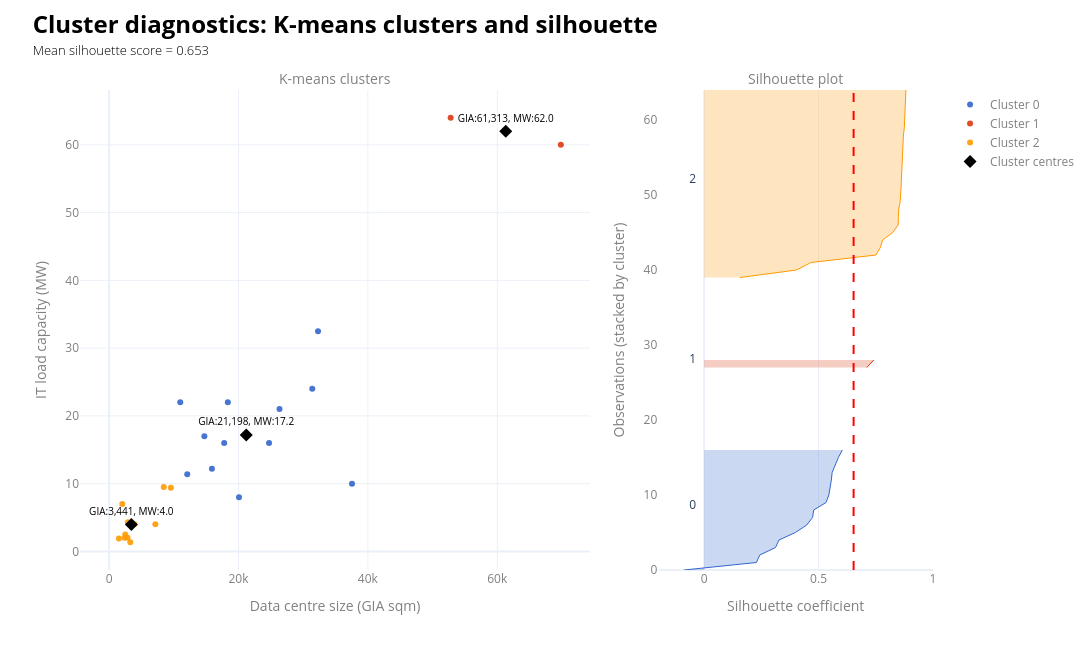

Write notebook code for a chart like this one.
### Markdown cell above
## Cluster Diagnostics

### Code cell
# https://medium.com/@sk.shravan00/k-means-for-3-variables-260d20849730
# https://towardsdatascience.com/best-practices-for-visualizing-your-cluster-results-20a3baac7426/
df_plot = data_ldn_exstg.copy()

xcol = "b8_gia_sqm"
ycol = "it_load_capacity_mw"
clusters_sorted = sorted(df_plot["cluster"].dropna().unique())
palette = px.colors.qualitative.G10
cluster_colour_map = {cl: palette[i % len(palette)] for i, cl in enumerate(clusters_sorted)}

cols_to_show = ["id","current_occupier","lpa_name","data_centre_since", "b8_gia_sqm","b8_total_staff_fte", xcol, ycol]
hovertemplate = "<br>".join([f"{c}: %{{customdata[{i}]}}" for i, c in enumerate(cols_to_show)])
sil_vals = silhouette_samples(X, y)
sil_score = silhouette_score(X, y)

fig = make_subplots(rows=1, cols=2, column_widths=[0.65, 0.35], horizontal_spacing=0.08, subplot_titles=["K-means clusters", "Silhouette plot"],)
# ___________________________________________________________________________________________________________
# LEFT: Scatterplot clusters
for i, cl in enumerate(clusters_sorted):
    d = df_plot[df_plot["cluster"] == cl]
    fig.add_trace(go.Scatter(
            x=d[xcol], y=d[ycol], mode="markers", marker=dict(size=6, color=cluster_colour_map[cl], opacity=0.9),
            name=f"Cluster {int(cl)}",customdata=d[cols_to_show].to_numpy(),hovertemplate=hovertemplate,
        ), row=1, col=1
    )

# Cluster centres
centres_scaled = k_means_optimum.cluster_centers_
centres_unscaled = scaler.inverse_transform(centres_scaled)

fig.add_trace(go.Scatter(
    x=centres_unscaled[:, 0],y=centres_unscaled[:, 1],
    mode="markers+text", marker=dict(size=10, symbol="diamond", color="black"),
    text=[f"GIA:{x:,.0f}, MW:{y:,.1f}" for x, y in zip(centres_unscaled[:, 0], centres_unscaled[:, 1])],
    textposition="top center",textfont=dict(color="black", size=10),
    name="Cluster centres"
))
# # Overlay: enterprise=True (small black dot on top)
# enterprise_mask = (df_plot["enterprise"] == True) 
# # & df_plot["cluster"].notna()

# fig.add_trace(go.Scatter(
#         x=df_plot.loc[enterprise_mask, xcol],y=df_plot.loc[enterprise_mask, ycol],
#         mode="markers", marker=dict(size=14, symbol="circle-open",line=dict(color="black", width=2)),
#         name="Enterprise",showlegend=True, hoverinfo="skip"
#     ),row=1, col=1
# )
# ___________________________________________________________________________________________________________
# RIGHT: Silhouette plot
y_lower = 0

for i, cl in enumerate(sorted(np.unique(y))):
    cl_vals = sil_vals[y == cl]
    cl_vals.sort()
    y_upper = y_lower + len(cl_vals)
    y_range = np.arange(y_lower, y_upper)

    # filled silhouette area
    fig.add_trace(go.Scatter(
            x=cl_vals, y=y_range, mode="lines",line=dict(width=1, color=cluster_colour_map[cl]), fill="tozerox", fillcolor=make_transparent(cluster_colour_map.get(cl), alpha=0.25),
            name=f"Cluster {cl}", showlegend=False,  # keep legend only for left plot
            hovertemplate=(
                f"Cluster {cl}<br>"
                "Silhouette: %{x:.3f}<extra></extra>"
            ),
        ),row=1, col=2
    )
    #label at centre of cluster
    fig.add_trace(go.Scatter(x=[-0.05], y=[y_lower + 0.5 * len(cl_vals)],mode="text",text=[str(cl)],showlegend=False,hoverinfo="skip",),row=1, col=2)
    y_lower = y_upper + 10  # spacing between clusters

# Mean silhouette score line
fig.add_vline(x=sil_score,line_width=2,line_dash="dash",line_color="red",row=1, col=2)

# ___________________________________________________________________________________________________________
# Layout
fig.update_layout(
    width=1300, height=650, template="plotly_white",
    title=dict(
        text=(
            f"<span style='font-size:24px; font-weight:bold; color:{notes_colour}; display:block;'>"
            "Cluster diagnostics: K-means clusters and silhouette"
            "</span><br>"
            f"<span style='font-size:13px; font-weight:300; color:{notes_colour}; display:block;'>"
            f"Mean silhouette score = {sil_score:.3f}"
            "</span>"
        ),
        x=0.03,xanchor="left",y=0.95,yanchor="top"
    ), margin=dict(t=90),legend=dict(font=dict(color=labels_colour)),
)

fig.update_annotations(font=dict(size=14, color=labels_colour))
fig.update_xaxes( title_text="Data centre size (GIA sqm)", row=1, col=1, title_font=dict(color=labels_colour), tickfont=dict(color=labels_colour),)
fig.update_yaxes( title_text="IT load capacity (MW)", row=1, col=1,title_font=dict(color=labels_colour),tickfont=dict(color=labels_colour),)
fig.update_xaxes( title_text="Silhouette coefficient", row=1, col=2,range=[-0.2, 1.0],title_font=dict(color=labels_colour), tickfont=dict(color=labels_colour),)
fig.update_yaxes( title_text="Observations (stacked by cluster)", row=1, col=2, title_font=dict(color=labels_colour), tickfont=dict(color=labels_colour), showgrid=False)
fig.show()

### Figure 1 — Plotly figure (JSON) as saved in the notebook; plotly's stock layout.template omitted (floating-point values rounded to 4 significant figures; data arrays with more than 128 entries replaced by an {"elided": "..."} marker saying what was removed)
{"data": [{"customdata": {"elided": "17x8 mixed values"}, "hovertemplate": "id: %{customdata[0]}<br>current_occupier: %{customdata[1]}<br>lpa_name: %{customdata[2]}<br>data_centre_since: %{customdata[3]}<br>b8_gia_sqm: %{customdata[4]}<br>b8_total_staff_fte: %{customdata[5]}<br>b8_gia_sqm: %{customdata[6]}<br>it_load_capacity_mw: %{customdata[7]}", "marker": {"color": "#3366CC", "opacity": 0.9, "size": 6}, "mode": "markers", "name": "Cluster 0", "type": "scatter", "x": [16410.0, 12080.0, 18120.0, 37550.0, 18350.0, 26340.0, 11000.0, 20080.0, 31120.0, 15890.0, 12900.0, 14730.0, 31410.0, 24720.0, 32300.0, 19580.0, 17790.0], "xaxis": "x", "y": [NaN, 11.4, NaN, 10.0, 22.0, 21.0, 22.0, 8.0, NaN, 12.2, NaN, 17.0, 24.0, 16.0, 32.5, NaN, 16.0], "yaxis": "y"}, {"customdata": [["Tower_Hamlets-PA_24_01932_A1", "Global Switch London", "Tower Hamlets", 2002, 69829, 84, 69829, 60], ["Barking_&_Dagenham-18_00161_FUL", "NTT Data Centre", "Barking & Dagenham", 2025, 52800.0, 150, 52800.0, 64]], "hovertemplate": "id: %{customdata[0]}<br>current_occupier: %{customdata[1]}<br>lpa_name: %{customdata[2]}<br>data_centre_since: %{customdata[3]}<br>b8_gia_sqm: %{customdata[4]}<br>b8_total_staff_fte: %{customdata[5]}<br>b8_gia_sqm: %{customdata[6]}<br>it_load_capacity_mw: %{customdata[7]}", "marker": {"color": "#DC3912", "opacity": 0.9, "size": 6}, "mode": "markers", "name": "Cluster 1", "type": "scatter", "x": [69830.0, 52800.0], "xaxis": "x", "y": [60.0, 64.0], "yaxis": "y"}, {"customdata": {"elided": "26x8 mixed values"}, "hovertemplate": "id: %{customdata[0]}<br>current_occupier: %{customdata[1]}<br>lpa_name: %{customdata[2]}<br>data_centre_since: %{customdata[3]}<br>b8_gia_sqm: %{customdata[4]}<br>b8_total_staff_fte: %{customdata[5]}<br>b8_gia_sqm: %{customdata[6]}<br>it_load_capacity_mw: %{customdata[7]}", "marker": {"color": "#FF9900", "opacity": 0.9, "size": 6}, "mode": "markers", "name": "Cluster 2", "type": "scatter", "x": [8450.0, 2400.0, 3900.0, 1895.0, 5400.0, 1517.0, 6200.0, 4000.0, 2500.0, 7150.0, 10710.0, 2900.0, 1320.0, 2037.0, 690.0, 2850.0, 2041.0, 24.0, 3282.0, 4104.0, 490.0, 3198.0, 9553.0, 925.9, 1850.0, 90.0], "xaxis": "x", "y": [9.5, 2.0, 4.0, NaN, NaN, 1.9, NaN, NaN, 2.5, 4.0, NaN, 4.3, NaN, 7.0, NaN, 2.0, NaN, NaN, 1.35, NaN, NaN, NaN, 9.4, NaN, NaN, NaN], "yaxis": "y"}, {"marker": {"color": "black", "size": 10, "symbol": "diamond"}, "mode": "markers+text", "name": "Cluster centres", "text": ["GIA:21,198, MW:17.2", "GIA:61,313, MW:62.0", "GIA:3,441, MW:4.0"], "textfont": {"color": "black", "size": 10}, "textposition": "top center", "type": "scatter", "x": [21200.0, 61310.0, 3441.0], "y": [17.2, 62.0, 3.968]}, {"fill": "tozerox", "fillcolor": "rgba(51,102,204,0.25)", "hovertemplate": "Cluster 0<br>Silhouette: %{x:.3f}<extra></extra>", "line": {"color": "#3366CC", "width": 1}, "mode": "lines", "name": "Cluster 0", "showlegend": false, "type": "scatter", "x": [-0.0878, 0.2284, 0.2433, 0.3121, 0.3271, 0.3988, 0.4483, 0.4737, 0.4789, 0.5327, 0.5451, 0.5516, 0.5557, 0.5594, 0.5726, 0.5866, 0.6038], "xaxis": "x2", "y": [0, 1, 2, 3, 4, 5, 6, 7, 8, 9, 10, 11, 12, 13, 14, 15, 16], "yaxis": "y2"}, {"hoverinfo": "skip", "mode": "text", "showlegend": false, "text": ["0"], "type": "scatter", "x": [-0.05], "xaxis": "x2", "y": [8.5], "yaxis": "y2"}, {"fill": "tozerox", "fillcolor": "rgba(220,57,18,0.25)", "hovertemplate": "Cluster 1<br>Silhouette: %{x:.3f}<extra></extra>", "line": {"color": "#DC3912", "width": 1}, "mode": "lines", "name": "Cluster 1", "showlegend": false, "type": "scatter", "x": [0.7107, 0.7413], "xaxis": "x2", "y": [27, 28], "yaxis": "y2"}, {"hoverinfo": "skip", "mode": "text", "showlegend": false, "text": ["1"], "type": "scatter", "x": [-0.05], "xaxis": "x2", "y": [28], "yaxis": "y2"}, {"fill": "tozerox", "fillcolor": "rgba(255,153,0,0.25)", "hovertemplate": "Cluster 2<br>Silhouette: %{x:.3f}<extra></extra>", "line": {"color": "#FF9900", "width": 1}, "mode": "lines", "name": "Cluster 2", "showlegend": false, "type": "scatter", "x": [0.1563, 0.4037, 0.4671, 0.7509, 0.7699, 0.7797, 0.8242, 0.8477, 0.8489, 0.8496, 0.8561, 0.8598, 0.8608, 0.8617, 0.8631, 0.8632, 0.8642, 0.8687, 0.8692, 0.8708, 0.8749, 0.8758, 0.8788, 0.8808, 0.8811, 0.8816], "xaxis": "x2", "y": [39, 40, 41, 42, 43, 44, 45, 46, 47, 48, 49, 50, 51, 52, 53, 54, 55, 56, 57, 58, 59, 60, 61, 62, 63, 64], "yaxis": "y2"}, {"hoverinfo": "skip", "mode": "text", "showlegend": false, "text": ["2"], "type": "scatter", "x": [-0.05], "xaxis": "x2", "y": [52], "yaxis": "y2"}], "layout": {"annotations": [{"font": {"color": "grey", "size": 14}, "showarrow": false, "text": "K-means clusters", "x": 0.299, "xanchor": "center", "xref": "paper", "y": 1, "yanchor": "bottom", "yref": "paper"}, {"font": {"color": "grey", "size": 14}, "showarrow": false, "text": "Silhouette plot", "x": 0.839, "xanchor": "center", "xref": "paper", "y": 1, "yanchor": "bottom", "yref": "paper"}], "height": 650, "legend": {"font": {"color": "grey"}}, "margin": {"t": 90}, "shapes": [{"line": {"color": "red", "dash": "dash", "width": 2}, "type": "line", "x0": 0.6531, "x1": 0.6531, "xref": "x2", "y0": 0, "y1": 1, "yref": "y2 domain"}], "title": {"text": "<span style='font-size:24px; font-weight:bold; color:black; display:block;'>Cluster diagnostics: K-means clusters and silhouette</span><br><span style='font-size:13px; font-weight:300; color:black; display:block;'>Mean silhouette score = 0.653</span>", "x": 0.03, "xanchor": "left", "y": 0.95, "yanchor": "top"}, "width": 1300, "xaxis": {"anchor": "y", "domain": [0, 0.598], "tickfont": {"color": "grey"}, "title": {"font": {"color": "grey"}, "text": "Data centre size (GIA sqm)"}}, "xaxis2": {"anchor": "y2", "domain": [0.678, 1], "range": [-0.2, 1], "tickfont": {"color": "grey"}, "title": {"font": {"color": "grey"}, "text": "Silhouette coefficient"}}, "yaxis": {"anchor": "x", "domain": [0, 1], "tickfont": {"color": "grey"}, "title": {"font": {"color": "grey"}, "text": "IT load capacity (MW)"}}, "yaxis2": {"anchor": "x2", "domain": [0, 1], "showgrid": false, "tickfont": {"color": "grey"}, "title": {"font": {"color": "grey"}, "text": "Observations (stacked by cluster)"}}}}
